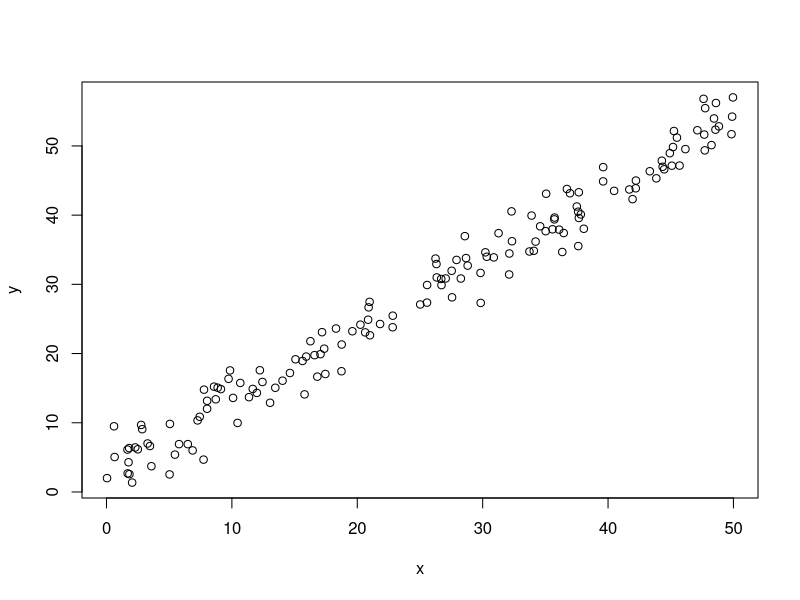
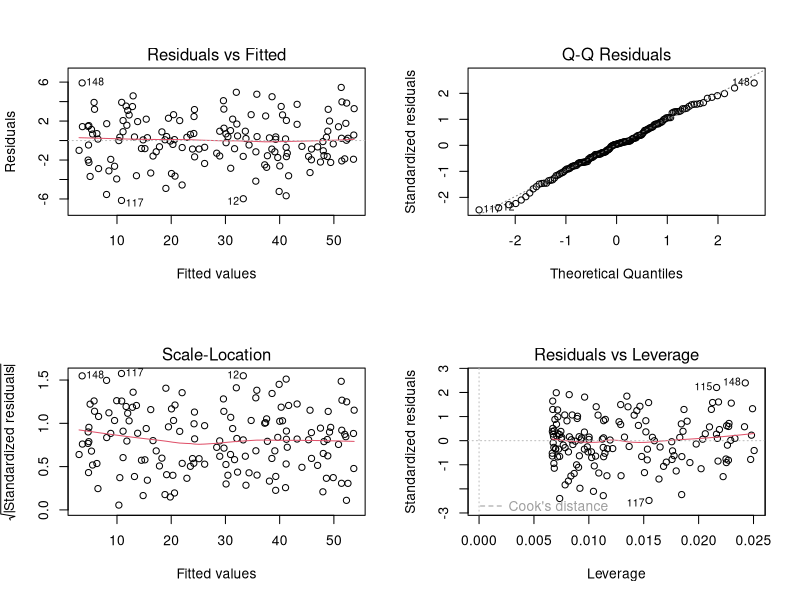
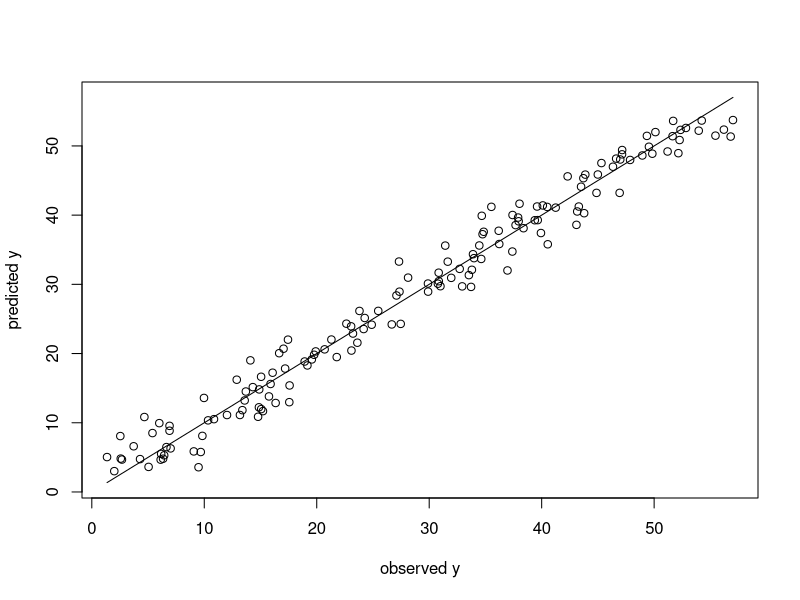

The R source for these figures, in order: (Note: this script raises an error after producing the figures.)
x = runif(150, 0, 50)

y = 3.142 + x + rnorm(150)*2.5

plot(y ~ x)

m = lm(y ~ x)

str(m)
print(m) 
par(mfrow=c(2,2))
plot(m)
ypred = predict(m)
par(mfrow=c(1,1))
plot(y,y,type='l', xlab="observed y", ylab="predicted y")
points(y, ypred)

summary(m)
plot(RealEstate)
summary(RealEstate)

r = lm(RealEstate$Price ~ RealEstate$Size)

str(r)

print(r)

par(mfrow=c(2,2))
plot(r)

ypred = predict(r)
par(mfrow=c(1,1))
plot(RealEstate$Price, RealEstate$Price, type="l",
     xlab="Observed y", ylab="Predicted y")
points(RealEstate$Price, ypred)

summary(r)